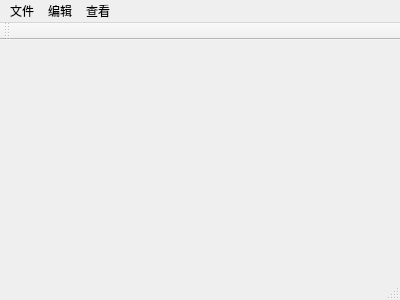
<?xml version="1.0" encoding="UTF-8"?>
<ui version="4.0">
 <class>MainWindow</class>
 <widget class="QMainWindow" name="MainWindow">
  <property name="geometry">
   <rect>
    <x>0</x>
    <y>0</y>
    <width>400</width>
    <height>300</height>
   </rect>
  </property>
  <property name="windowTitle">
   <string>MainWindow</string>
  </property>
  <widget class="QWidget" name="centralWidget"/>
  <widget class="QMenuBar" name="menuBar">
   <property name="geometry">
    <rect>
     <x>0</x>
     <y>0</y>
     <width>400</width>
     <height>28</height>
    </rect>
   </property>
   <widget class="QMenu" name="menu">
    <property name="title">
     <string>文件</string>
    </property>
    <addaction name="actionNew"/>
    <addaction name="actionOpen"/>
    <addaction name="actionSave"/>
    <addaction name="actionSaveAs"/>
    <addaction name="separator"/>
    <addaction name="actionPageSetting"/>
    <addaction name="actionPrint"/>
    <addaction name="separator"/>
    <addaction name="actionExit"/>
   </widget>
   <widget class="QMenu" name="menu_2">
    <property name="title">
     <string>编辑</string>
    </property>
    <addaction name="actionUndo"/>
    <addaction name="actionCut"/>
    <addaction name="actionCopy"/>
    <addaction name="actionPaste"/>
    <addaction name="actionDelete"/>
    <addaction name="actionFind"/>
    <addaction name="actionGoto"/>
    <addaction name="separator"/>
    <addaction name="actionSelectAll"/>
    <addaction name="actionData"/>
    <addaction name="separator"/>
    <addaction name="actionFontSetting"/>
   </widget>
   <widget class="QMenu" name="menu_3">
    <property name="title">
     <string>查看</string>
    </property>
    <widget class="QMenu" name="menu_4">
     <property name="title">
      <string>缩放</string>
     </property>
     <addaction name="actionReduce"/>
     <addaction name="actionEnlarge"/>
     <addaction name="actionToDefault"/>
    </widget>
    <addaction name="menu_4"/>
    <addaction name="actionShowStatusBar"/>
    <addaction name="actionAutoChangeLine"/>
   </widget>
   <addaction name="menu"/>
   <addaction name="menu_2"/>
   <addaction name="menu_3"/>
  </widget>
  <widget class="QToolBar" name="mainToolBar">
   <attribute name="toolBarArea">
    <enum>TopToolBarArea</enum>
   </attribute>
   <attribute name="toolBarBreak">
    <bool>false</bool>
   </attribute>
  </widget>
  <widget class="QStatusBar" name="statusBar"/>
  <action name="actionNew">
   <property name="text">
    <string>新建</string>
   </property>
  </action>
  <action name="actionOpen">
   <property name="text">
    <string>打开</string>
   </property>
  </action>
  <action name="actionSave">
   <property name="text">
    <string>保存</string>
   </property>
  </action>
  <action name="actionSaveAs">
   <property name="text">
    <string>另存为</string>
   </property>
  </action>
  <action name="actionPageSetting">
   <property name="text">
    <string>页面设置</string>
   </property>
  </action>
  <action name="actionPrint">
   <property name="text">
    <string>打印</string>
   </property>
  </action>
  <action name="actionExit">
   <property name="text">
    <string>退出</string>
   </property>
  </action>
  <action name="actionUndo">
   <property name="text">
    <string>撤销</string>
   </property>
  </action>
  <action name="actionCut">
   <property name="text">
    <string>剪切</string>
   </property>
  </action>
  <action name="actionCopy">
   <property name="text">
    <string>复制</string>
   </property>
  </action>
  <action name="actionPaste">
   <property name="text">
    <string>粘贴</string>
   </property>
  </action>
  <action name="actionDelete">
   <property name="text">
    <string>删除</string>
   </property>
  </action>
  <action name="actionFind">
   <property name="text">
    <string>查找</string>
   </property>
  </action>
  <action name="actionGoto">
   <property name="text">
    <string>转到</string>
   </property>
  </action>
  <action name="actionSelectAll">
   <property name="text">
    <string>全选</string>
   </property>
  </action>
  <action name="actionData">
   <property name="text">
    <string>时间/日期</string>
   </property>
  </action>
  <action name="actionFontSetting">
   <property name="text">
    <string>字体</string>
   </property>
  </action>
  <action name="actionShowStatusBar">
   <property name="text">
    <string>状态栏</string>
   </property>
  </action>
  <action name="actionAutoChangeLine">
   <property name="text">
    <string>自动换行</string>
   </property>
  </action>
  <action name="actionReduce">
   <property name="text">
    <string>缩小</string>
   </property>
  </action>
  <action name="actionEnlarge">
   <property name="text">
    <string>放大</string>
   </property>
  </action>
  <action name="actionToDefault">
   <property name="text">
    <string>还原默认比例</string>
   </property>
  </action>
 </widget>
 <layoutdefault spacing="6" margin="11"/>
 <resources/>
 <connections/>
</ui>
